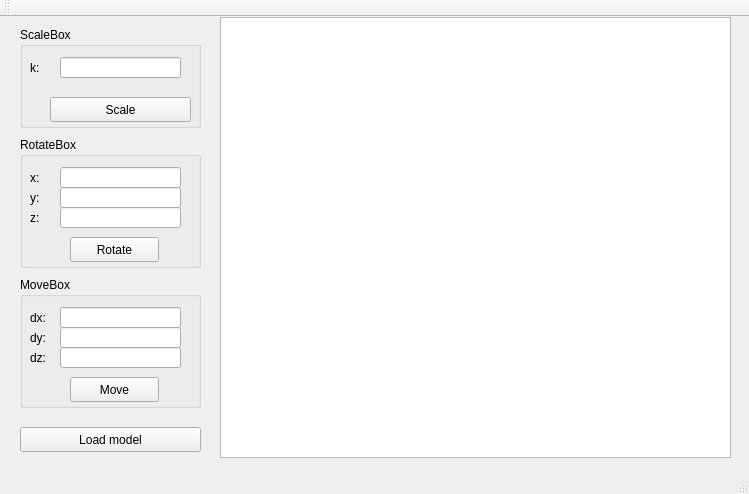
<?xml version="1.0" encoding="UTF-8"?>
<ui version="4.0">
 <class>MainWindow</class>
 <widget class="QMainWindow" name="MainWindow">
  <property name="geometry">
   <rect>
    <x>0</x>
    <y>0</y>
    <width>749</width>
    <height>494</height>
   </rect>
  </property>
  <property name="windowTitle">
   <string>MainWindow</string>
  </property>
  <widget class="QWidget" name="centralWidget">
   <widget class="QGroupBox" name="groupBox">
    <property name="geometry">
     <rect>
      <x>20</x>
      <y>120</y>
      <width>181</width>
      <height>131</height>
     </rect>
    </property>
    <property name="title">
     <string>RotateBox</string>
    </property>
    <widget class="QPushButton" name="rotateButton">
     <property name="geometry">
      <rect>
       <x>50</x>
       <y>100</y>
       <width>89</width>
       <height>25</height>
      </rect>
     </property>
     <property name="text">
      <string>Rotate</string>
     </property>
    </widget>
    <widget class="QLabel" name="label_3">
     <property name="geometry">
      <rect>
       <x>10</x>
       <y>30</y>
       <width>16</width>
       <height>21</height>
      </rect>
     </property>
     <property name="text">
      <string>x: </string>
     </property>
    </widget>
    <widget class="QLabel" name="label_4">
     <property name="geometry">
      <rect>
       <x>10</x>
       <y>50</y>
       <width>16</width>
       <height>21</height>
      </rect>
     </property>
     <property name="text">
      <string>y: </string>
     </property>
    </widget>
    <widget class="QLabel" name="label_5">
     <property name="geometry">
      <rect>
       <x>10</x>
       <y>70</y>
       <width>16</width>
       <height>21</height>
      </rect>
     </property>
     <property name="text">
      <string>z: </string>
     </property>
    </widget>
    <widget class="QLineEdit" name="rot_xEdit">
     <property name="geometry">
      <rect>
       <x>40</x>
       <y>30</y>
       <width>121</width>
       <height>21</height>
      </rect>
     </property>
    </widget>
    <widget class="QLineEdit" name="rot_yEdit">
     <property name="geometry">
      <rect>
       <x>40</x>
       <y>50</y>
       <width>121</width>
       <height>21</height>
      </rect>
     </property>
    </widget>
    <widget class="QLineEdit" name="rot_zEdit">
     <property name="geometry">
      <rect>
       <x>40</x>
       <y>70</y>
       <width>121</width>
       <height>21</height>
      </rect>
     </property>
    </widget>
   </widget>
   <widget class="QGroupBox" name="groupBox_2">
    <property name="geometry">
     <rect>
      <x>20</x>
      <y>10</y>
      <width>181</width>
      <height>101</height>
     </rect>
    </property>
    <property name="title">
     <string>ScaleBox</string>
    </property>
    <widget class="QPushButton" name="scaleButton">
     <property name="geometry">
      <rect>
       <x>30</x>
       <y>70</y>
       <width>141</width>
       <height>25</height>
      </rect>
     </property>
     <property name="text">
      <string>Scale</string>
     </property>
    </widget>
    <widget class="QLabel" name="label_2">
     <property name="geometry">
      <rect>
       <x>10</x>
       <y>30</y>
       <width>16</width>
       <height>21</height>
      </rect>
     </property>
     <property name="text">
      <string>k: </string>
     </property>
    </widget>
    <widget class="QLineEdit" name="zoom_kEdit">
     <property name="geometry">
      <rect>
       <x>40</x>
       <y>30</y>
       <width>121</width>
       <height>21</height>
      </rect>
     </property>
    </widget>
   </widget>
   <widget class="QGroupBox" name="groupBox_3">
    <property name="geometry">
     <rect>
      <x>20</x>
      <y>260</y>
      <width>181</width>
      <height>131</height>
     </rect>
    </property>
    <property name="title">
     <string>MoveBox</string>
    </property>
    <widget class="QPushButton" name="transferButton">
     <property name="geometry">
      <rect>
       <x>50</x>
       <y>100</y>
       <width>89</width>
       <height>25</height>
      </rect>
     </property>
     <property name="text">
      <string>Move</string>
     </property>
    </widget>
    <widget class="QLabel" name="label_6">
     <property name="geometry">
      <rect>
       <x>10</x>
       <y>30</y>
       <width>21</width>
       <height>21</height>
      </rect>
     </property>
     <property name="text">
      <string>dx: </string>
     </property>
    </widget>
    <widget class="QLabel" name="label_7">
     <property name="geometry">
      <rect>
       <x>10</x>
       <y>50</y>
       <width>21</width>
       <height>21</height>
      </rect>
     </property>
     <property name="text">
      <string>dy: </string>
     </property>
    </widget>
    <widget class="QLabel" name="label_8">
     <property name="geometry">
      <rect>
       <x>10</x>
       <y>70</y>
       <width>21</width>
       <height>21</height>
      </rect>
     </property>
     <property name="text">
      <string>dz: </string>
     </property>
    </widget>
    <widget class="QLineEdit" name="dzEdit">
     <property name="geometry">
      <rect>
       <x>40</x>
       <y>70</y>
       <width>121</width>
       <height>21</height>
      </rect>
     </property>
    </widget>
    <widget class="QLineEdit" name="dyEdit">
     <property name="geometry">
      <rect>
       <x>40</x>
       <y>50</y>
       <width>121</width>
       <height>21</height>
      </rect>
     </property>
    </widget>
    <widget class="QLineEdit" name="dxEdit">
     <property name="geometry">
      <rect>
       <x>40</x>
       <y>30</y>
       <width>121</width>
       <height>21</height>
      </rect>
     </property>
    </widget>
   </widget>
   <widget class="QPushButton" name="loadButton">
    <property name="geometry">
     <rect>
      <x>20</x>
      <y>410</y>
      <width>181</width>
      <height>25</height>
     </rect>
    </property>
    <property name="text">
     <string>Load model</string>
    </property>
   </widget>
   <widget class="QGraphicsView" name="graphicsView">
    <property name="geometry">
     <rect>
      <x>220</x>
      <y>0</y>
      <width>511</width>
      <height>441</height>
     </rect>
    </property>
   </widget>
  </widget>
  <widget class="QMenuBar" name="menuBar">
   <property name="geometry">
    <rect>
     <x>0</x>
     <y>0</y>
     <width>749</width>
     <height>21</height>
    </rect>
   </property>
  </widget>
  <widget class="QToolBar" name="mainToolBar">
   <attribute name="toolBarArea">
    <enum>TopToolBarArea</enum>
   </attribute>
   <attribute name="toolBarBreak">
    <bool>false</bool>
   </attribute>
  </widget>
  <widget class="QStatusBar" name="statusBar"/>
 </widget>
 <layoutdefault spacing="6" margin="11"/>
 <tabstops>
  <tabstop>zoom_kEdit</tabstop>
  <tabstop>scaleButton</tabstop>
  <tabstop>rot_xEdit</tabstop>
  <tabstop>rot_yEdit</tabstop>
  <tabstop>rot_zEdit</tabstop>
  <tabstop>rotateButton</tabstop>
  <tabstop>dxEdit</tabstop>
  <tabstop>dyEdit</tabstop>
  <tabstop>dzEdit</tabstop>
  <tabstop>transferButton</tabstop>
  <tabstop>loadButton</tabstop>
 </tabstops>
 <resources/>
 <connections/>
</ui>
